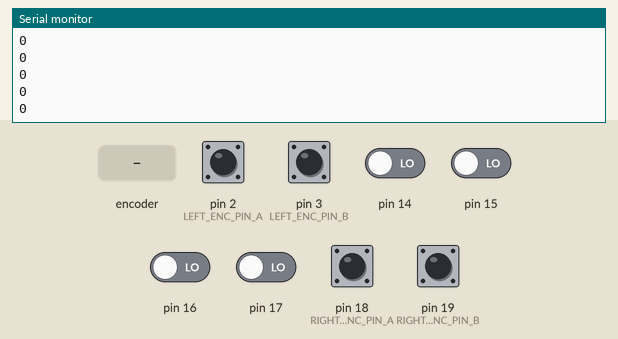
This sketch was run on a simulated Arduino Uno, built with avr-gcc and run on an emulated ATmega328P. Parts: the last lines printed to the serial monitor. Inputs (shaded band) come from the test bench; at power-on: pin 2 (LEFT_ENC_PIN_A), pin 3 (LEFT_ENC_PIN_B), pin 18 (RIGHT_ENC_PIN_A), pin 19 (RIGHT_ENC_PIN_B) HIGH, pin 14–17 LOW.

Above: at 1.2 s.
1.3 s: rotary encoder on pin 2 (LEFT_ENC_PIN_A) / pin 3 (LEFT_ENC_PIN_B) turned 1 step (first pin leading)
At 1.31 s:
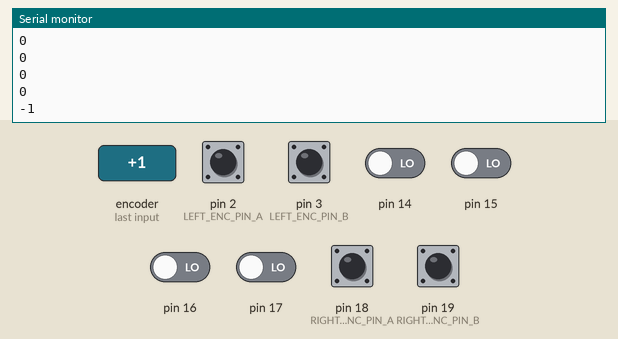
3.0 s: pin 18 (RIGHT_ENC_PIN_A) pulled LOW for 0.15 s
At 3.21 s:
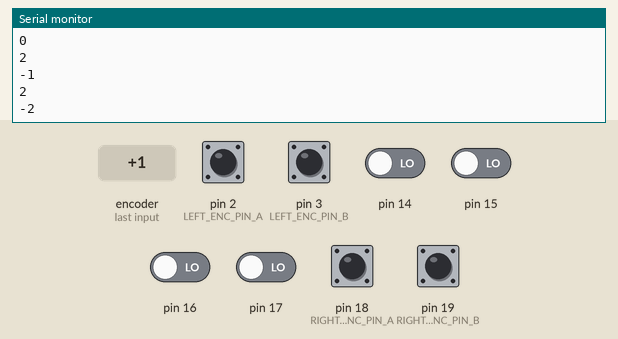
4.6 s: pin 19 (RIGHT_ENC_PIN_B) pulled LOW for 0.15 s
At 4.61 s:
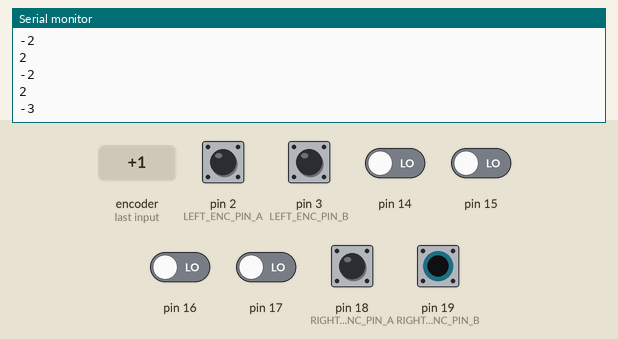
6.2 s: rotary encoder on pin 2 (LEFT_ENC_PIN_A) / pin 3 (LEFT_ENC_PIN_B) turned 1 step (first pin leading)
At 6.31 s:
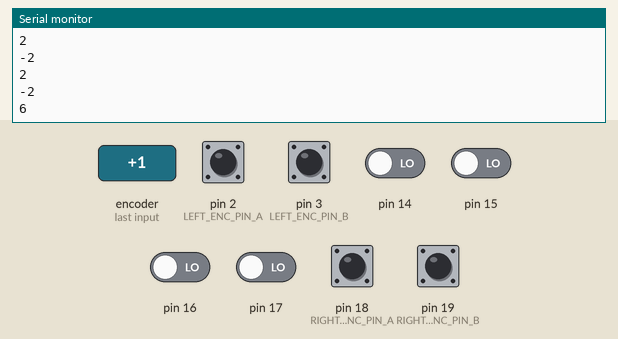
Timing chart, 0 to 8.9 s (numbered marks = the images above; inputs shaded):
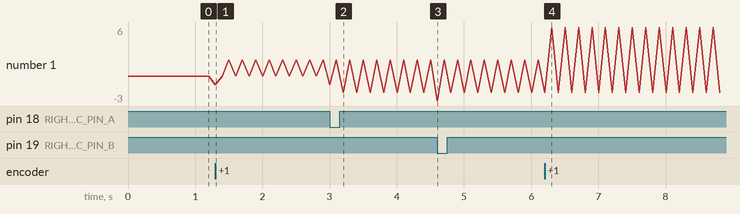

Measured:
- after the input at 1.3 s, the serial monitor: prints a new line at once (image 1)
- after the input at 3.0 s, the serial monitor: prints a new line after 0.20 s (image 2)
- after the input at 4.6 s, the serial monitor: prints a new line at once (image 3)
- after the input at 6.2 s, the serial monitor: prints a new line after 0.11 s (image 4)
- plotted number 1: 0 → 2 after the input at 1.3 s

The sketch:

dual_encoder.ino
```cpp
#define LEFT            0
#define RIGHT           1
#define LEFT_ENC_PIN_A PD2  //pin 2
  #define LEFT_ENC_PIN_B PD3  //pin 3

  //below can be changed, but should be PORTC pins
#define RIGHT_ENC_PIN_A PC4  //pin A4
#define RIGHT_ENC_PIN_B PC5   //pin A5

volatile long left_enc_pos = 0L;
volatile long right_enc_pos = 0L;
static const int8_t ENC_STATES [] = {0,1,-1,0,-1,0,0,1,1,0,0,-1,0,-1,1,0};  //encoder lookup table

long readEncoder(int i);
void resetEncoder(int i);
void resetEncoders();


void setup() {
  Serial.begin(9600);
  // put your setup code here, to run once:
    DDRD &= ~(1<<LEFT_ENC_PIN_A);
    DDRD &= ~(1<<LEFT_ENC_PIN_B);
    DDRC &= ~(1<<RIGHT_ENC_PIN_A);
    DDRC &= ~(1<<RIGHT_ENC_PIN_B);

    //enable pull up resistors
    PORTD |= (1<<LEFT_ENC_PIN_A);
    PORTD |= (1<<LEFT_ENC_PIN_B);
    PORTC |= (1<<RIGHT_ENC_PIN_A);
    PORTC |= (1<<RIGHT_ENC_PIN_B);

    // tell pin change mask to listen to left encoder pins
    PCMSK2 |= (1 << LEFT_ENC_PIN_A)|(1 << LEFT_ENC_PIN_B);
    // tell pin change mask to listen to right encoder pins
    PCMSK1 |= (1 << RIGHT_ENC_PIN_A)|(1 << RIGHT_ENC_PIN_B);

    // enable PCINT1 and PCINT2 interrupt in the general interrupt mask
    PCICR |= (1 << PCIE1) | (1 << PCIE2);

}

void loop() {
  // put your main code here, to run repeatedly:
  Serial.println(readEncoder(RIGHT));
  delay(100);
  Serial.println(readEncoder(LEFT));
  delay(100);

}


ISR (PCINT2_vect){
    static uint8_t enc_last=0;

  enc_last <<=2; //shift previous state two places
  enc_last |= (PIND & (3 << 2)) >> 2; //read the current state into lowest 2 bits

    left_enc_pos += ENC_STATES[(enc_last & 0x0f)];
  }

  /* Interrupt routine for RIGHT encoder, taking care of actual counting */
  ISR (PCINT1_vect){
        static uint8_t enc_last=0;

  enc_last <<=2; //shift previous state two places
  enc_last |= (PINC & (3 << 4)) >> 4; //read the current state into lowest 2 bits

    right_enc_pos += ENC_STATES[(enc_last & 0x0f)];
  }

  /* Wrap the encoder reading function */
  long readEncoder(int i) {
    if (i == LEFT) return left_enc_pos;
    else return right_enc_pos;
  }

  /* Wrap the encoder reset function */
  void resetEncoder(int i) {
    if (i == LEFT){
      left_enc_pos=0L;
      return;
    } else {
      right_enc_pos=0L;
      return;
    }
  }

  void resetEncoders() {
  resetEncoder(LEFT);
  resetEncoder(RIGHT);
}
```
